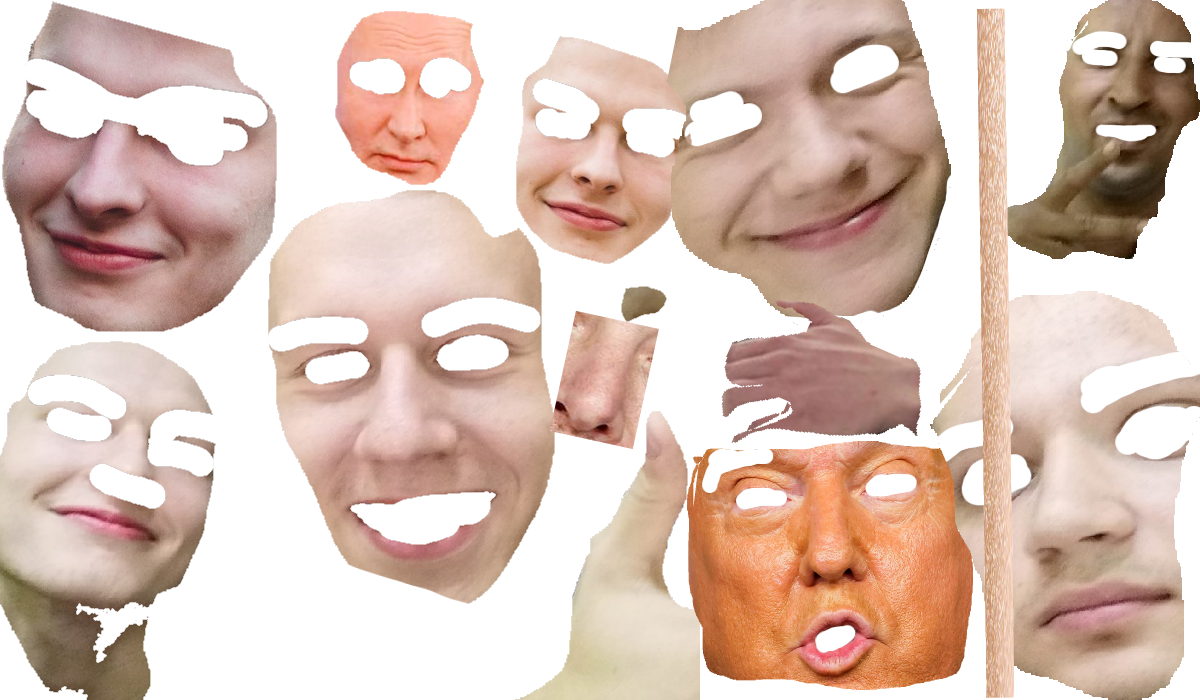
#> input picture images/Skin.png, 1200 x 700 px, found by its file name
$ python lab6_2.py
#> lines starting #> are read from the running program, lines starting #| are printed output that depends on the picture; after the words box and inside, x2 and y2 are one past the last pixel; in counts of white or black regions, pixels touching at a corner belong together; long printed decimals are rounded
import pandas as pd
from sklearn.naive_bayes import GaussianNB
from sklearn.model_selection import train_test_split
from PIL import Image
import numpy as np
from sklearn.preprocessing import StandardScaler
from sklearn.model_selection import cross_val_score

skin = Image.open('Skin.png').convert('RGB')
#> skin is the input picture: PIL image 1200x700 RGB; mean R, G, B 220, 195.9, 184.6
dataskin = np.array(skin)
dataskin = dataskin.reshape(skin.size[0] * skin.size[1], 3)

noskin = Image.open('NoSkin3.jpg').convert('RGB')
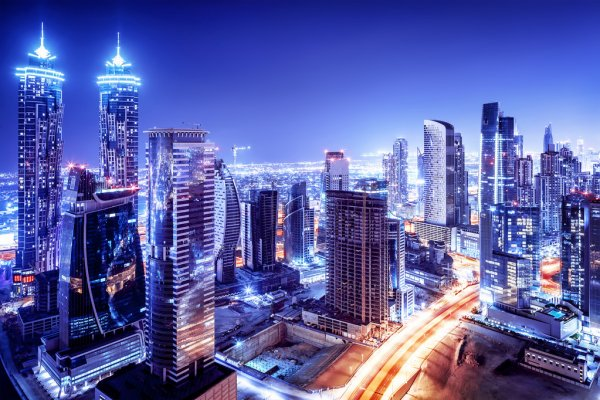
#> input picture images/NoSkin3.jpg, 600 x 400 px, found by its file name
#> noskin is the input picture: PIL image 600x400 RGB; mean R, G, B 90.3, 94.7, 165.5
datanoskin = np.array(noskin)
datanoskin = datanoskin.reshape(noskin.size[0] * noskin.size[1], 3)

listBack = [255,255,255]
listR=[255]
listG=[255]
listB=[255]

listLabel=[0]

for item in dataskin:
    if (item != listBack).any():
        listR.append(item.tolist()[0])
        listG.append(item.tolist()[1])
        listB.append(item.tolist()[2])
        listLabel.append(1)
#> after the loop, listB = 525814 items; listG = 525814 items; listLabel = 525814 items; listR = 525814 items

for item in datanoskin:
    listR.append(item.tolist()[0])
    listG.append(item.tolist()[1])
    listB.append(item.tolist()[2])
    listLabel.append(0)
#> this loop made 240000 passes
#> item on passes 1 to 3: [3, 7, 71], [3, 7, 71], [1, 6, 70]
#> after the loop, listB = 765814 items; listG = 765814 items; listLabel = 765814 items; listR = 765814 items

df = pd.DataFrame({'R':listR,'G':listG,'B':listB, 'label':listLabel})
#> df = table of 765814 rows and 4 columns
# print(df)

df = df.drop_duplicates(subset=['R', 'G', 'B'], keep=False)
#> df = table of 137172 rows and 4 columns
# print(df)

print(f'Кожа/не кожа в RGB: {len(df[df["label"]==1])} {len(df[df["label"]==0])}')
#| Кожа/не кожа в RGB: 64742 72430

points_train, points_test, labels_train, labels_test = train_test_split(df.iloc[:, :-1], df['label'],
                                                                       test_size=0.25,random_state=0)
#> points_train = table of 102879 rows and 3 columns; points_test = table of 34293 rows and 3 columns
gnb = GaussianNB()
gnb.fit(points_train, labels_train)
prediction = gnb.predict(points_test)

print(f'Оценка RGB: {format(gnb.score(points_test, labels_test))}')
#| Оценка RGB: 0.8767
scores=cross_val_score(gnb, df[df.columns[:-1]], df["label"], cv=10)
#> scores = [0.932, 0.898, 0.763, 0.941, 0.918, 0.921, 0.894, 0.824, 0.815, 0.787]
print(scores)
#| [0.9318 0.8976 0.7631 0.9413  0.9183 0.9207
#|  0.8937 0.8235 0.8151 0.7875]

replacement_color = (255,0,0)

test = Image.open('man.jpg').convert('RGB')
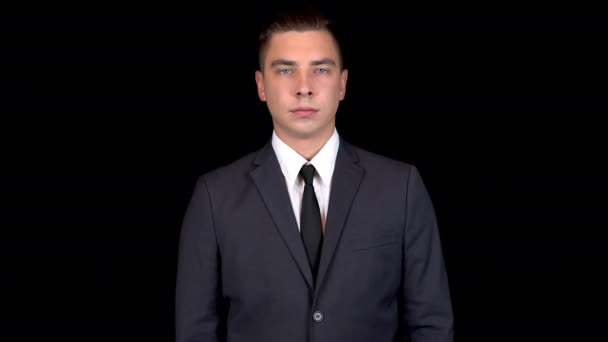
#> input picture images/man.jpg, 608 x 342 px, found by its file name
#> test is the input picture: PIL image 608x342 RGB; mean R, G, B 20.4, 17.3, 19.7
datatest = np.array(test)
datatest = datatest.reshape(test.size[0]*test.size[1],3)

listpredict = gnb.predict(datatest.reshape(test.size[0]*test.size[1],3))

img = np.array(test)
row = 0
column = 0
for item in img:
    for i in item:
        if listpredict[row* len(item) + column] == 1:
            img[row][column] = replacement_color
        column += 1
    column=0
    row+=1
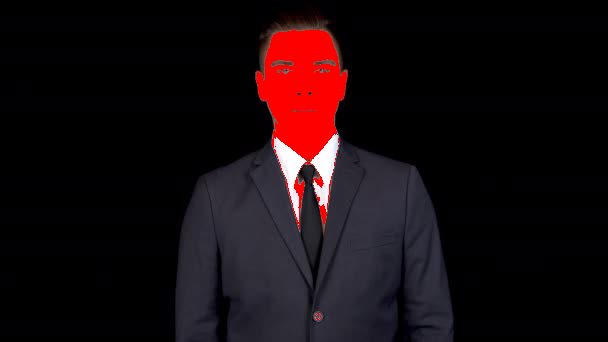
#> img: shape (342, 608, 3); 4.05% of pixels changed, all inside (x1, y1, x2, y2) = (256, 30, 347, 320)
#> after the loop, row = 342

img2 = Image.fromarray(img, mode='RGB')
img2.show()

#HSV


skin_hsv = Image.open('Skin.png').convert('HSV')
#> skin_hsv: PIL image 1200x700 HSV; mean H, S, V 15.7, 47.4, 220
no_skin_hsv = Image.open('NoSkin3.jpg').convert('HSV')
#> no_skin_hsv: PIL image 600x400 HSV; mean H, S, V 162.7, 144, 169.9

#перевод данных в удобный формат
skin_colors_hsv = np.array(skin_hsv).reshape(skin_hsv.size[0]*skin_hsv.size[1],3)
no_skin_colors_hsv = np.array(no_skin_hsv).reshape(no_skin_hsv.size[0]*no_skin_hsv.size[1],3)

#создание датафреймов
df_skin = pd.DataFrame(skin_colors_hsv, columns=['H','S','V']).drop_duplicates().reset_index(drop=True)
#> df_skin = table of 106604 rows and 3 columns
df_no_skin = pd.DataFrame(no_skin_colors_hsv, columns=['H','S','V']).drop_duplicates().reset_index(drop=True)
#> df_no_skin = table of 110032 rows and 3 columns

ones = pd.DataFrame(1, index=np.arange(len(df_skin)), columns=['label'])
#> ones = table of 106604 rows and 1 columns
zeros = pd.DataFrame(0, index=np.arange(len(df_no_skin)), columns=['label'])
#> zeros = table of 110032 rows and 1 columns

df_skin = df_skin.assign(label=ones)
#> df_skin = table of 106604 rows and 4 columns
df_no_skin = df_no_skin.assign(label=zeros)
#> df_no_skin = table of 110032 rows and 4 columns


df_hsv = pd.concat([df_skin, df_no_skin]).reset_index(drop=True)
#> df_hsv = table of 216636 rows and 4 columns

# ss = StandardScaler()
# df_hsv.iloc[:, :-1] = ss.fit_transform(df_hsv.iloc[:, :-1])

# print(df_skin)
print(f'Кожа/не кожа в HSV: {len(df_hsv[df_hsv["label"]==1])} {len(df_hsv[df_hsv["label"]==0])}')
#| Кожа/не кожа в HSV: 106604 110032

points_train_hsv, points_test_hsv, labels_train_hsv, labels_test_hsv = train_test_split(df_hsv.iloc[:, :-1],
    df_hsv['label'], test_size=0.25, random_state=0)
#> points_train_hsv = table of 162477 rows and 3 columns; points_test_hsv = table of 54159 rows and 3 columns
gnb.fit(points_train_hsv, labels_train_hsv)
prediction_hsv = gnb.predict(points_test_hsv)

#оценка HSV
print("Оценка HSV: ", format(gnb.score(points_test_hsv, labels_test_hsv)))
#| Оценка HSV:  0.9056
# scores=cross_val_score(gnb, df_hsv[df_hsv.columns[:-1]], df_hsv["label"], cv=10)
# print(scores)
#тест классификатора
me_hsv = Image.open('man.jpg').convert('HSV')
#> me_hsv: PIL image 608x342 HSV; mean H, S, V 86.5, 82.6, 22.8
data_hsv = np.array(me_hsv).reshape(me_hsv.size[0]*me_hsv.size[1], 3)

prediction = gnb.predict(data_hsv)

img = np.array(me_hsv)

for i in range(len(img)):
    n = len(img[i])
    for j in range(n):
        if prediction[i * n + j] == 1:
            img[i][j]=(0,255,255)
#> img: shape (342, 608, 3); mean of channels 0, 1, 2 86.1, 209.1, 145.6

Image.fromarray(img,mode="HSV").show()


# [75 lines of commented-out code are left out]
